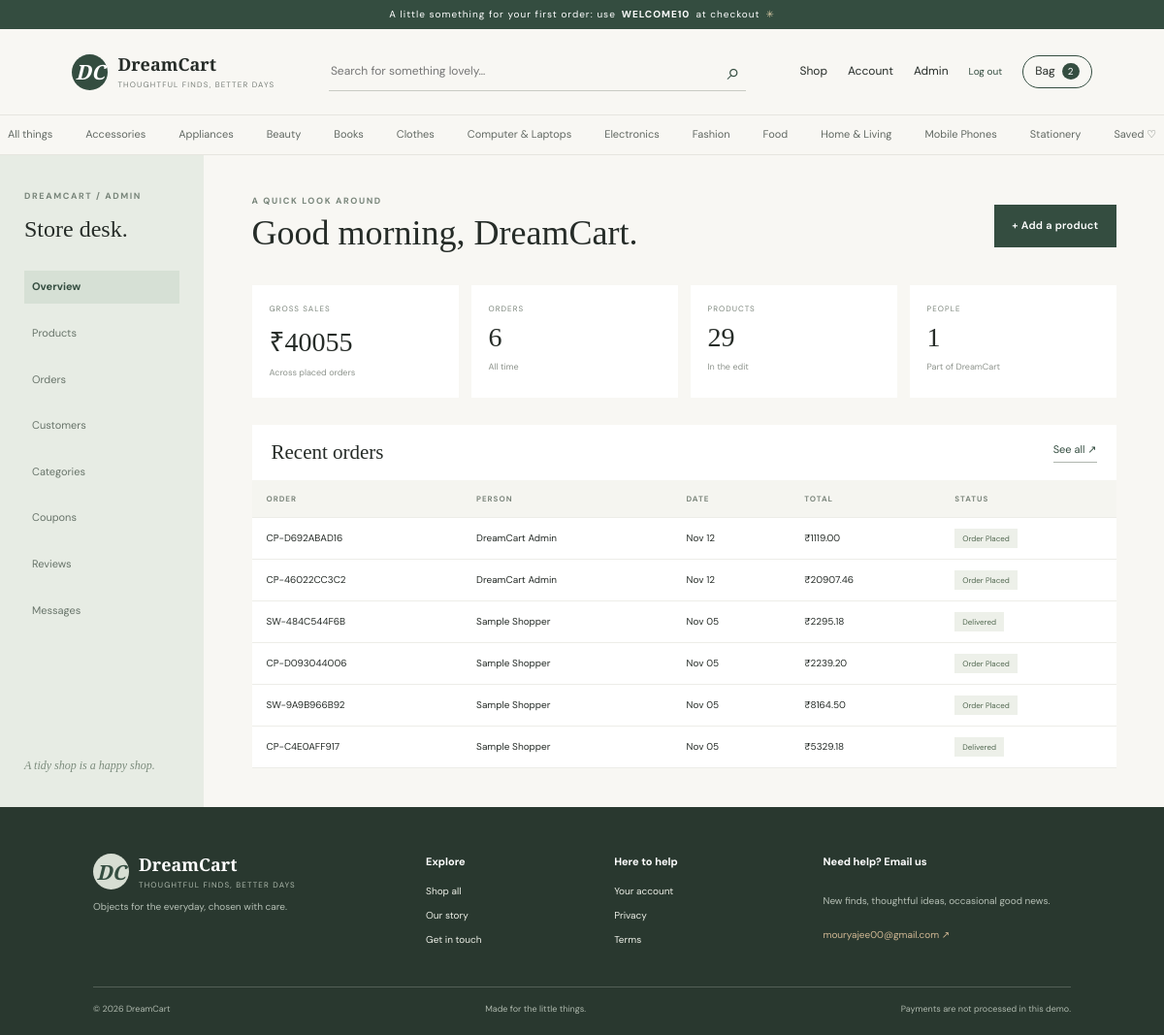
The app's page /admin (signed in) with its own data.
### models.py (models this page shows, shortened)
class Category(db.Model):
    id = db.Column(db.Integer, primary_key=True)
    name = db.Column(db.String(80), unique=True, nullable=False)
    slug = db.Column(db.String(90), unique=True, nullable=False)
    products = db.relationship("Product", backref="category", lazy=True)

class User(db.Model):
    id = db.Column(db.Integer, primary_key=True)
    name = db.Column(db.String(100), nullable=False)
    email = db.Column(db.String(160), unique=True, nullable=False, index=True)
    phone = db.Column(db.String(30), default="")
    password_hash = db.Column(db.String(256), nullable=False)
    address = db.Column(db.Text, default="")
    is_admin = db.Column(db.Boolean, default=False, nullable=False)
    created_at = db.Column(db.DateTime, default=datetime.utcnow)

class Order(db.Model):
    id = db.Column(db.Integer, primary_key=True)
    order_number = db.Column(db.String(24), unique=True, nullable=False, index=True)
    user_id = db.Column(db.Integer, db.ForeignKey("user.id"), nullable=False)
    total = db.Column(db.Float, nullable=False)
    shipping = db.Column(db.Float, default=0)
    address = db.Column(db.Text, nullable=False)
    payment_method = db.Column(db.String(40), default="Cash on delivery")
    payment_status = db.Column(db.String(30), default="Pending")
    status = db.Column(db.String(40), default="Order Placed")
    created_at = db.Column(db.DateTime, default=datetime.utcnow)
    user = db.relationship("User", backref="orders")
    items = db.relationship("OrderItem", backref="order", cascade="all, delete-orphan")

### app.py (the view)
@app.route('/admin')
@admin_required
def admin_dashboard(): return render_template('admin/dashboard.html',customers=User.query.filter_by(is_admin=False).count(),products=Product.query.count(),orders=Order.query.count(),sales=db.session.query(db.func.sum(Order.total)).filter(Order.status!='Cancelled').scalar() or 0,recent=Order.query.order_by(Order.created_at.desc()).limit(8).all())

### app.py (called while the page is built)
def stripe_ready(): return bool(stripe and app.config['STRIPE_SECRET_KEY'].startswith('sk_test_'))

def csrf_token():
    if '_csrf' not in session: session['_csrf']=secrets.token_urlsafe(32)
    return session['_csrf']

@app.before_request
def protect_forms():
    if request.method=='POST':
        supplied=request.form.get('csrf_token','')
        if not supplied or not secrets.compare_digest(supplied,session.get('_csrf','')): abort(400)

def me(): return db.session.get(User, session.get('user_id')) if session.get('user_id') else None

@app.context_processor
def globals_for_templates():
    u=me(); cart_items=CartItem.query.filter_by(user_id=u.id).all() if u else []
    subtotal=sum(i.product.sale_price*i.quantity for i in cart_items); shipping=0 if subtotal>=2500 else (99 if subtotal else 0)
    return {'current_user':u,'cart_count':sum(i.quantity for i in cart_items),'cart_subtotal':subtotal,'cart_shipping':shipping,'cart_total':subtotal+shipping,'site_categories':Category.query.order_by(Category.name).all(),'contact_email':app.config['CONTACT_EMAIL'],'stripe_enabled':stripe_ready()}

def admin_required(f):
    @wraps(f)
    def w(*a,**k):
        if not me() or not me().is_admin: abort(403)
        return f(*a,**k)
    return w

### models.py (called while the page is built)
    @property
    def sale_price(self): return round(self.price * (100 - self.discount) / 100, 2)

### templates/admin/dashboard.html (shortened to what this page needs)
{% extends 'base.html' %}
{% block content %}
<section class="admin-shell">
  <aside class="admin-sidebar">
    <span class="eyebrow">DREAMCART / ADMIN</span><h2>Store desk.</h2>
    <a class="active" href="{{ url_for('admin_dashboard') }}">Overview</a>
    <a href="{{ url_for('admin_products') }}">Products</a>
    <a href="{{ url_for('admin_orders') }}">Orders</a>
    <a href="{{ url_for('admin_customers') }}">Customers</a>
    <a href="{{ url_for('admin_categories') }}">Categories</a>
    <a href="{{ url_for('admin_coupons') }}">Coupons</a>
    <a href="{{ url_for('admin_reviews') }}">Reviews</a>
    <a href="{{ url_for('admin_messages') }}">Messages</a>
    <span class="admin-help">A tidy shop is a happy shop.</span>
  </aside>
  <div class="admin-main">
    <div class="admin-heading">
      <div><span class="eyebrow">A QUICK LOOK AROUND</span><h1>Good morning, {{ current_user.name.split()[0] }}.</h1></div>
      <a class="button button-dark" href="{{ url_for('admin_new') }}">+ Add a product</a>
    </div>
    <div class="stat-grid">
      <div class="stat-card"><span>GROSS SALES</span><b>₹{{ '%.0f'|format(sales) }}</b><small>Across placed orders</small></div>
      <div class="stat-card"><span>ORDERS</span><b>{{ orders }}</b><small>All time</small></div>
      <div class="stat-card"><span>PRODUCTS</span><b>{{ products }}</b><small>In the edit</small></div>
      <div class="stat-card"><span>PEOPLE</span><b>{{ customers }}</b><small>Part of DreamCart</small></div>
    </div>
    <div class="admin-table-wrap">
      <div class="table-heading"><h2>Recent orders</h2><a class="under-link" href="{{ url_for('admin_orders') }}">See all ↗</a></div>
      <table><thead><tr><th>ORDER</th><th>PERSON</th><th>DATE</th><th>TOTAL</th><th>STATUS</th></tr></thead>
        <tbody>{% for o in recent %}
          <tr><td>{{ o.order_number }}</td><td>{{ o.user.name }}</td><td>{{ o.created_at.strftime('%b %d') }}</td><td>₹{{ '%.2f'|format(o.total) }}</td><td><span class="status-pill">{{ o.status }}</span></td></tr>
        {% else %}<tr><td colspan="5" class="empty-table">No orders yet. A good start is just around the corner.</td></tr>{% endfor %}</tbody>
      </table>
    </div>
  </div>
</section>
{% endblock %}

### templates/base.html (shortened to what this page needs)
<!doctype html>
<html lang="en">
  <head>
    <link
      rel="stylesheet"
      href="{{ url_for('static',filename='css/style.css') }}"
    />
  </head>
  <body>
    <div class="announcement">
      A little something for your first order: use <b>WELCOME10</b> at checkout
      <span>✳</span>
    </div>
    <header class="site-header">
      <a class="brand" href="{{ url_for('index') }}">
        <span class="brand-mark">DC</span
        ><span>DreamCart<small>THOUGHTFUL FINDS, BETTER DAYS</small></span></a>
      <form class="search" action="{{ url_for('products') }}">
        <input
          name="q"
          value="{{ request.args.get('q','') }}"
          placeholder="Search for something lovely…"
          aria-label="Search products"
        /><button aria-label="Search">⌕</button>
      </form>
      <nav class="header-actions">
        <a href="{{ url_for('products') }}">Shop</a>{% if current_user %}<a
          href="{{ url_for('account') }}"
          >Account</a
        >{% if current_user.is_admin %}<a
          href="{{ url_for('admin_dashboard') }}"
          >Admin</a
        >{% endif %}
        <form action="{{ url_for('logout') }}" method="post" class="inline">
          /><button class="text-button">Log out</button>
        </form>
        {% else %}<a href="{{ url_for('login') }}">Sign in</a>{% endif %}<a
          class="bag-link"
          href="{{ url_for('cart') }}"
          >Bag <span>{{ cart_count }}</span></a
        >
      </nav>
    </header>
    <nav class="category-nav">
      <a href="{{ url_for('products') }}">All things</a>{% for c in
      site_categories %}<a href="{{ url_for('products',category=c.slug) }}"
        >{{ c.name }}</a
      >{% endfor %}<a href="{{ url_for('wishlist') }}">Saved ♡</a>
    </nav>
    <main>
      {% block content %}{% endblock %}
    </main>
    <footer class="footer">
      <div class="footer-top">
        <div>
          <a class="brand footer-brand" href="{{ url_for('index') }}"
            ><span class="brand-mark">DC</span
            ><span
              >DreamCart<small>THOUGHTFUL FINDS, BETTER DAYS</small></span
            ></a
          >
          <p>Objects for the everyday, chosen with care.</p>
        </div>
        <div>
          <b>Explore</b><a href="{{ url_for('products') }}">Shop all</a
          ><a href="{{ url_for('about') }}">Our story</a
          ><a href="{{ url_for('contact') }}">Get in touch</a>
        </div>
        <div>
          <b>Here to help</b><a href="{{ url_for('account') }}">Your account</a
          ><a href="{{ url_for('privacy') }}">Privacy</a
          ><a href="{{ url_for('terms') }}">Terms</a>
        </div>
        <div class="newsletter">
          <b>Need help? Email us</b>
          <p>New finds, thoughtful ideas, occasional good news.</p>
          <a href="mailto:{{ contact_email }}">{{ contact_email }} ↗</a>
        </div>
      </div>
      <div class="footer-bottom">
        <span>© 2026 DreamCart</span><span>Made for the little things.</span
        ><span>Payments are not processed in this demo.</span>
      </div>
    </footer>
  </body>
</html>

### records on screen
Category: name "Accessories"
Category: name "Appliances"
Category: name "Beauty"
Category: name "Books"
Category: name "Clothes"
Category: name "Computer & Laptops"
Category: name "Electronics"
Category: name "Fashion"
Category: name "Food"
Category: name "Home & Living"
Category: name "Mobile Phones"
Category: name "Stationery"
User: name "DreamCart"
Order: order_number "CP-D692ABAD16", user.name "DreamCart Admin", created_at "Nov 12", total "1119.00", status "Order Placed"
Order: order_number "CP-46022CC3C2", user.name "DreamCart Admin", created_at "Nov 12", total "20907.46", status "Order Placed"
Order: order_number "SW-484C544F6B", user.name "Sample Shopper", created_at "Nov 05", total "2295.18", status "Delivered"
Order: order_number "CP-D093044006", user.name "Sample Shopper", created_at "Nov 05", total "2239.20", status "Order Placed"
Order: order_number "SW-9A9B966B92", user.name "Sample Shopper", created_at "Nov 05", total "8164.50", status "Order Placed"
Order: order_number "CP-C4E0AFF917", user.name "Sample Shopper", created_at "Nov 05", total "5329.18", status "Delivered"

### other values on screen
{{ cart_count }} "2"
{{ '%.0f'|format(sales) }} "40055"
{{ orders }} "6"
{{ products }} "29"
{{ customers }} "1"
{{ contact_email }} "mouryajee00@gmail.com"
